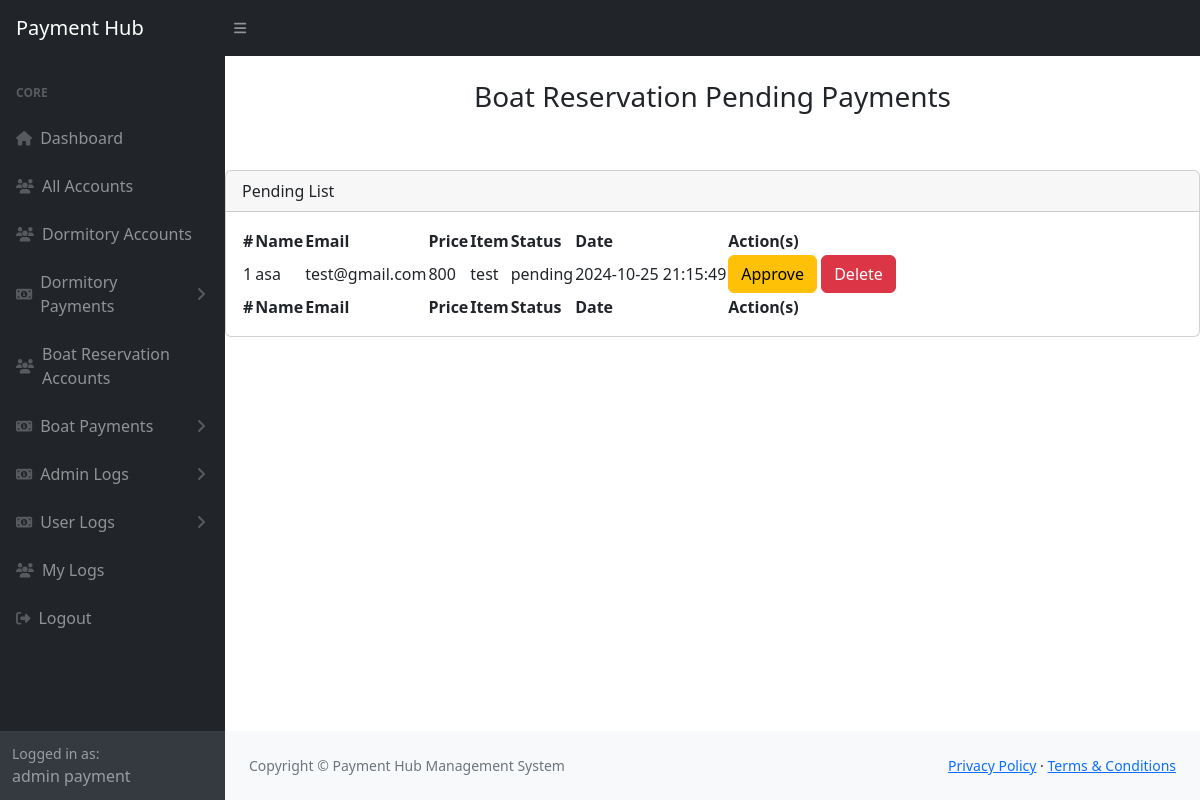
The app's page /admin/payment-admin/boat-pending.php (signed in) with its own data.
### tables this page shows
CREATE TABLE `accounts` (
  `id` int(11) NOT NULL,
  `image` varchar(255) NOT NULL,
  `name` varchar(80) NOT NULL,
  `email` varchar(100) NOT NULL,
  `password` varchar(100) NOT NULL,
  `user_type` varchar(50) NOT NULL,
  `date_registered` datetime NOT NULL DEFAULT current_timestamp()
);

CREATE TABLE `payments` (
  `id` int(11) NOT NULL,
  `name` varchar(50) NOT NULL,
  `email` varchar(100) NOT NULL,
  `price` int(20) NOT NULL,
  `item` varchar(255) NOT NULL,
  `system_type` varchar(100) NOT NULL,
  `status` varchar(80) NOT NULL,
  `timestamp` datetime NOT NULL DEFAULT current_timestamp()
);

### admin/payment-admin/boat-pending.php (the view, shortened to what this page needs)
<?php
include('payment-header.php');
?>
<main>
    <div class="d-flex justify-content-center mt-4">
        <h3>Boat Reservation Pending Payments</h3>
    </div>
    <div class="card mt-5">
        <div class="card-header">
            Pending List
        </div>
        <div class="card-body">
            <table id="datatablesSimple">
                <thead>
                    <tr>
                        <th>#</th>
                        <th>Name</th>
                        <th>Email</th>
                        <th>Price</th>
                        <th>Item</th>
                        <th>Status</th>
                        <th>Date</th>
                        <th>Action(s)</th>
                    </tr>
                </thead>
                <tfoot>
                    <tr>
                        <th>#</th>
                        <th>Name</th>
                        <th>Email</th>
                        <th>Price</th>
                        <th>Item</th>
                        <th>Status</th>
                        <th>Date</th>
                        <th>Action(s)</th>
                    </tr>
                </tfoot>
                <tbody>
                    <?php
                    $sql = "SELECT * FROM payments WHERE system_type = 'boat' AND status = 'pending' ORDER BY id DESC";
                    $result = $connection->query($sql);
                    if ($result->num_rows > 0) {
                        $count = 1;
                        while ($row = $result->fetch_assoc()) {
                            echo "<tr>
                                <td>{$count}</td>
                                <td>{$row['name']}</td>
                                <td>{$row['email']}</td>
                                <td>{$row['price']}</td>
                                <td>{$row['item']}</td>
                                <td>{$row['status']}</td>
                                <td>{$row['timestamp']}</td>
                                <td>
                                    <button class='btn btn-warning' data-bs-toggle='modal' data-bs-target='#approveModal'
                                        onclick='setApproveId({$row['id']})'>Approve</button>
                                    <button class='btn btn-danger' onclick='confirmDelete({$row['id']})'>Delete</button>
                                </td>
                            </tr>";
                            $count++;
                        }
                    } else {
                        echo "<tr><td colspan='8' class='text-center'>No pending payments found.</td></tr>";
                    }
                    ?>
                </tbody>
            </table>
        </div>
    </div>
</main>
<?php include("../../components/footer.php"); ?>
<?php include("../../components/scripts.php"); ?>

### admin/payment-admin/payment-header.php (shortened to what this page needs)
<?php
    $id = $_SESSION['id'];
    include('../../connection/connection.php');
    $sql = "SELECT * FROM accounts WHERE id = $id";
    $result = $connection->query($sql);
    if ($result->num_rows > 0) {
        $user = $result->fetch_assoc();
    } else {
        die('Account not found.');
    }
?>
<!DOCTYPE html>
<html lang="en">
    <head>
        <link href="https://cdn.jsdelivr.net/npm/simple-datatables@7.1.2/dist/style.min.css" rel="stylesheet" />
        <link href="../../css/dashboard.css" rel="stylesheet" />
    </head>
    <body class="sb-nav-fixed">
        <nav class="sb-topnav navbar navbar-expand navbar-dark bg-dark">
            <a class="navbar-brand ps-3" href="payment-adminDashboard.php">Payment Hub</a>
            <button class="btn btn-link btn-sm order-1 order-lg-0 me-4 me-lg-0" id="sidebarToggle" href="#!"><i class="fas fa-bars"></i></button>
        </nav>
        <div id="layoutSidenav">
            <div id="layoutSidenav_nav">
                <nav class="sb-sidenav accordion sb-sidenav-dark" id="sidenavAccordion">
                    <div class="sb-sidenav-menu">
                        <div class="nav">
                            <div class="sb-sidenav-menu-heading">Core</div>
                            <a class="nav-link" href="payment-adminDashboard.php">
                                <div class="sb-nav-link-icon"><i class="fas fa-home"></i></div>
                                Dashboard
                            </a>
                            <a class="nav-link" href="all-accounts.php">
                                <div class="sb-nav-link-icon"><i class="fas fa-users"></i></div>
                                All Accounts
                            </a>
                            <a class="nav-link" href="dormitory-accounts.php">
                                <div class="sb-nav-link-icon"><i class="fas fa-users"></i></div>
                                Dormitory Accounts
                            </a>
                            <a class="nav-link collapsed" href="#" data-bs-toggle="collapse" data-bs-target="#collapseLayouts" aria-expanded="false" aria-controls="collapseLayouts">
                                <div class="sb-nav-link-icon"><i class="fas fa-money-bill-alt"></i></div>
                                Dormitory Payments
                                <div class="sb-sidenav-collapse-arrow"><i class="fas fa-angle-down"></i></div>
                            </a>
                            <a class="nav-link" href="boat-accounts.php">
                                <div class="sb-nav-link-icon"><i class="fas fa-users"></i></div>
                                Boat Reservation Accounts
                            </a>
                            <a class="nav-link collapsed" href="#" data-bs-toggle="collapse" data-bs-target="#Boat" aria-expanded="false" aria-controls="Boat">
                                <div class="sb-nav-link-icon"><i class="fas fa-money-bill-alt"></i></div>
                                Boat Payments
                                <div class="sb-sidenav-collapse-arrow"><i class="fas fa-angle-down"></i></div>
                            </a>
                            <a class="nav-link collapsed" href="#" data-bs-toggle="collapse" data-bs-target="#AdminLogs" aria-expanded="false" aria-controls="AdminLogs">
                                <div class="sb-nav-link-icon"><i class="fas fa-money-bill-alt"></i></div>
                                Admin Logs
                                <div class="sb-sidenav-collapse-arrow"><i class="fas fa-angle-down"></i></div>
                            </a>
                            <a class="nav-link collapsed" href="#" data-bs-toggle="collapse" data-bs-target="#UserLogs" aria-expanded="false" aria-controls="UserLogs">
                                <div class="sb-nav-link-icon"><i class="fas fa-money-bill-alt"></i></div>
                                User Logs
                                <div class="sb-sidenav-collapse-arrow"><i class="fas fa-angle-down"></i></div>
                            </a>
                            <a class="nav-link" href="my-logs.php">
                                <div class="sb-nav-link-icon"><i class="fas fa-users"></i></div>
                                My Logs
                            </a>
                            <a class="nav-link" href="../../logout.php">
                                <div class="sb-nav-link-icon"><i class="fas fa-sign-out-alt"></i></div>
                                Logout
                            </a>
                        </div>
                    </div>
                    <div class="sb-sidenav-footer">
                        <div class="small">Logged in as:</div>
                        <?php echo $user['name']; ?>
                    </div>
                </nav>
            </div>
            <div id="layoutSidenav_content">

### records on screen
accounts: name "admin payment"
payments: name "asa", email "test@gmail.com", price "800", item "test", status "pending", timestamp "2024-10-25 21:15:49"
